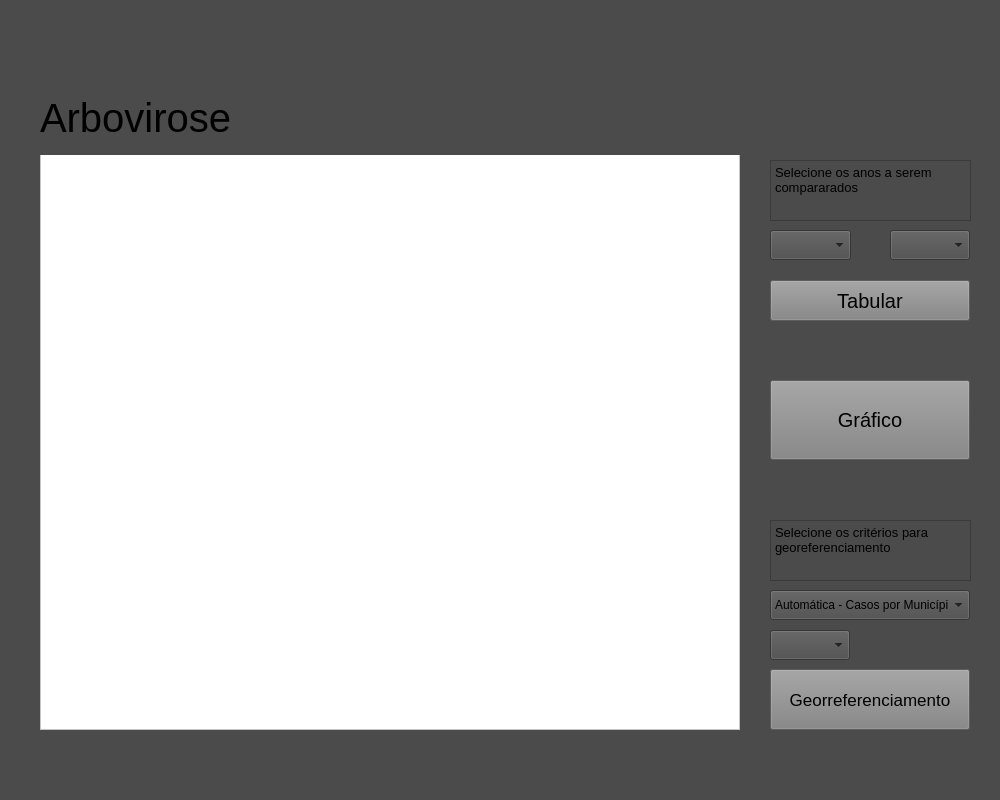
<?xml version="1.0" encoding="UTF-8"?>
<ui version="4.0">
 <class>MainWindow</class>
 <widget class="QMainWindow" name="MainWindow">
  <property name="geometry">
   <rect>
    <x>0</x>
    <y>0</y>
    <width>1000</width>
    <height>800</height>
   </rect>
  </property>
  <property name="maximumSize">
   <size>
    <width>1000</width>
    <height>800</height>
   </size>
  </property>
  <property name="mouseTracking">
   <bool>false</bool>
  </property>
  <property name="windowTitle">
   <string>Modelagem ArboBA</string>
  </property>
  <property name="styleSheet">
   <string notr="true">background-color: rgb(75, 75, 75);</string>
  </property>
  <property name="documentMode">
   <bool>false</bool>
  </property>
  <widget class="QWidget" name="centralwidget">
   <widget class="QFrame" name="frameInicial">
    <property name="geometry">
     <rect>
      <x>-10</x>
      <y>-30</y>
      <width>1021</width>
      <height>841</height>
     </rect>
    </property>
    <property name="frameShape">
     <enum>QFrame::StyledPanel</enum>
    </property>
    <property name="frameShadow">
     <enum>QFrame::Raised</enum>
    </property>
    <widget class="QPushButton" name="tabButton">
     <property name="geometry">
      <rect>
       <x>780</x>
       <y>310</y>
       <width>200</width>
       <height>41</height>
      </rect>
     </property>
     <property name="maximumSize">
      <size>
       <width>200</width>
       <height>80</height>
      </size>
     </property>
     <property name="font">
      <font>
       <pointsize>15</pointsize>
       <bold>false</bold>
       <strikeout>false</strikeout>
      </font>
     </property>
     <property name="styleSheet">
      <string notr="true">background-color: rgb(130, 130, 130);
color: rgb(0, 0, 0);</string>
     </property>
     <property name="text">
      <string>Tabular</string>
     </property>
    </widget>
    <widget class="QPushButton" name="pltButton">
     <property name="geometry">
      <rect>
       <x>780</x>
       <y>410</y>
       <width>200</width>
       <height>80</height>
      </rect>
     </property>
     <property name="maximumSize">
      <size>
       <width>200</width>
       <height>80</height>
      </size>
     </property>
     <property name="font">
      <font>
       <pointsize>15</pointsize>
       <bold>false</bold>
       <strikeout>false</strikeout>
      </font>
     </property>
     <property name="styleSheet">
      <string notr="true">background-color: rgb(130, 130, 130);
color: rgb(0, 0, 0);</string>
     </property>
     <property name="text">
      <string>Gráfico</string>
     </property>
    </widget>
    <widget class="QPushButton" name="geoRefButton">
     <property name="geometry">
      <rect>
       <x>780</x>
       <y>699</y>
       <width>200</width>
       <height>61</height>
      </rect>
     </property>
     <property name="maximumSize">
      <size>
       <width>200</width>
       <height>80</height>
      </size>
     </property>
     <property name="font">
      <font>
       <pointsize>13</pointsize>
       <bold>false</bold>
       <strikeout>false</strikeout>
      </font>
     </property>
     <property name="styleSheet">
      <string notr="true">background-color: rgb(130, 130, 130);
color: rgb(0, 0, 0);</string>
     </property>
     <property name="text">
      <string>Georreferenciamento</string>
     </property>
    </widget>
    <widget class="QComboBox" name="comboAno">
     <property name="geometry">
      <rect>
       <x>780</x>
       <y>660</y>
       <width>80</width>
       <height>30</height>
      </rect>
     </property>
    </widget>
    <widget class="QComboBox" name="comboPlot">
     <property name="geometry">
      <rect>
       <x>780</x>
       <y>620</y>
       <width>200</width>
       <height>30</height>
      </rect>
     </property>
     <item>
      <property name="text">
       <string>Automática - Casos por Município</string>
      </property>
     </item>
     <item>
      <property name="text">
       <string>Sturges - Casos por Município</string>
      </property>
     </item>
     <item>
      <property name="text">
       <string>Automática - Casos por 100 mil habitantes</string>
      </property>
     </item>
     <item>
      <property name="text">
       <string>Sturges - Casos por 100 mil habitantes</string>
      </property>
     </item>
    </widget>
    <widget class="QTableView" name="dataframe">
     <property name="geometry">
      <rect>
       <x>50</x>
       <y>180</y>
       <width>700</width>
       <height>580</height>
      </rect>
     </property>
     <property name="styleSheet">
      <string notr="true">color: rgb(0, 0, 0);
background-color: rgb(255, 255, 255);</string>
     </property>
    </widget>
    <widget class="QLabel" name="label">
     <property name="geometry">
      <rect>
       <x>50</x>
       <y>110</y>
       <width>700</width>
       <height>75</height>
      </rect>
     </property>
     <property name="font">
      <font>
       <pointsize>30</pointsize>
      </font>
     </property>
     <property name="text">
      <string>Arbovirose</string>
     </property>
    </widget>
    <widget class="QComboBox" name="comboAno_3">
     <property name="geometry">
      <rect>
       <x>900</x>
       <y>260</y>
       <width>80</width>
       <height>30</height>
      </rect>
     </property>
    </widget>
    <widget class="QComboBox" name="comboAno_2">
     <property name="geometry">
      <rect>
       <x>780</x>
       <y>260</y>
       <width>81</width>
       <height>30</height>
      </rect>
     </property>
    </widget>
    <widget class="QTextBrowser" name="textBrowser">
     <property name="geometry">
      <rect>
       <x>780</x>
       <y>190</y>
       <width>201</width>
       <height>61</height>
      </rect>
     </property>
     <property name="html">
      <string>&lt;!DOCTYPE HTML PUBLIC &quot;-//W3C//DTD HTML 4.0//EN&quot; &quot;http://www.w3.org/TR/REC-html40/strict.dtd&quot;&gt;
&lt;html&gt;&lt;head&gt;&lt;meta name=&quot;qrichtext&quot; content=&quot;1&quot; /&gt;&lt;meta charset=&quot;utf-8&quot; /&gt;&lt;style type=&quot;text/css&quot;&gt;
p, li { white-space: pre-wrap; }
&lt;/style&gt;&lt;/head&gt;&lt;body style=&quot; font-family:'Noto Sans'; font-size:10pt; font-weight:400; font-style:normal;&quot;&gt;
&lt;p style=&quot; margin-top:0px; margin-bottom:0px; margin-left:0px; margin-right:0px; -qt-block-indent:0; text-indent:0px;&quot;&gt;Selecione os anos a serem compararados&lt;/p&gt;&lt;/body&gt;&lt;/html&gt;</string>
     </property>
    </widget>
    <widget class="QTextBrowser" name="textBrowser_2">
     <property name="geometry">
      <rect>
       <x>780</x>
       <y>550</y>
       <width>201</width>
       <height>61</height>
      </rect>
     </property>
     <property name="html">
      <string>&lt;!DOCTYPE HTML PUBLIC &quot;-//W3C//DTD HTML 4.0//EN&quot; &quot;http://www.w3.org/TR/REC-html40/strict.dtd&quot;&gt;
&lt;html&gt;&lt;head&gt;&lt;meta name=&quot;qrichtext&quot; content=&quot;1&quot; /&gt;&lt;meta charset=&quot;utf-8&quot; /&gt;&lt;style type=&quot;text/css&quot;&gt;
p, li { white-space: pre-wrap; }
&lt;/style&gt;&lt;/head&gt;&lt;body style=&quot; font-family:'Noto Sans'; font-size:10pt; font-weight:400; font-style:normal;&quot;&gt;
&lt;p style=&quot; margin-top:0px; margin-bottom:0px; margin-left:0px; margin-right:0px; -qt-block-indent:0; text-indent:0px;&quot;&gt;Selecione os critérios para georeferenciamento&lt;/p&gt;&lt;/body&gt;&lt;/html&gt;</string>
     </property>
    </widget>
   </widget>
  </widget>
 </widget>
 <resources/>
 <connections/>
</ui>
